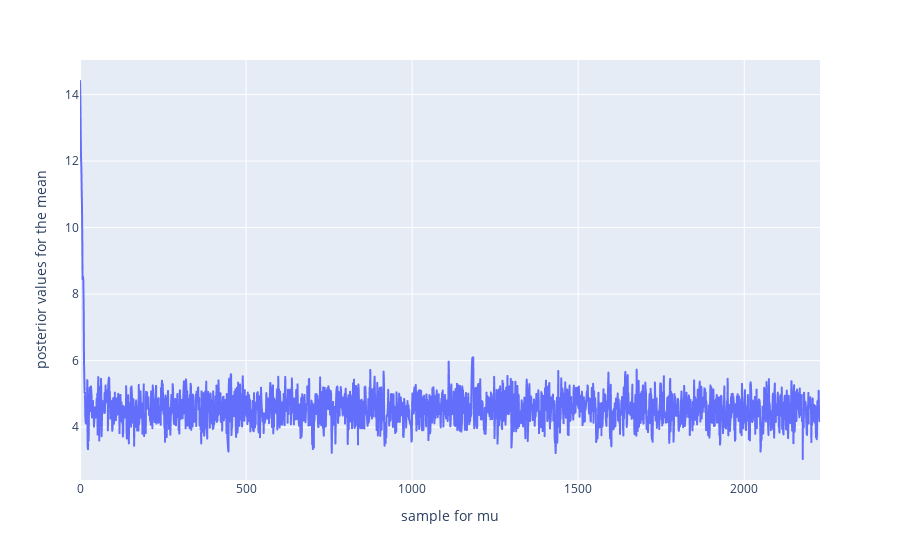

The cell this chart's notebook holds for it:
### Markdown cell above
We can now plot the chain of samples that we computed. We observe that after some iteration the chain seems to depart from the initialization and start oscillating around the a value around 5. Our MCMC chain is indeed exploring the posterior distribution space, and generates values behaving as our target posterior.

### Code cell
# plt.plot(output_samples)
# plt.xlabel('sample for mu')
# plt.ylabel('values')
# plt.show()

px.line(y=np.array(output_samples).flatten()).update_xaxes(
  title="sample for mu"
).update_yaxes(title="posterior values for the mean")
# output_samples

### Figure 1 — Plotly figure (JSON) as saved in the notebook; plotly's stock layout.template omitted (floating-point values rounded to 4 significant figures; data arrays with more than 128 entries replaced by an {"elided": "..."} marker saying what was removed)
{"data": [{"hovertemplate": "x=%{x}<br>y=%{y}<extra></extra>", "legendgroup": "", "line": {"color": "#636efa", "dash": "solid"}, "marker": {"symbol": "circle"}, "mode": "lines", "name": "", "showlegend": false, "type": "scattergl", "x": {"elided": "2229 int values"}, "xaxis": "x", "y": {"elided": "2229 float values"}, "yaxis": "y"}], "layout": {"legend": {"tracegroupgap": 0}, "margin": {"t": 60}, "xaxis": {"anchor": "y", "domain": [0, 1], "title": {"text": "sample for mu"}}, "yaxis": {"anchor": "x", "domain": [0, 1], "title": {"text": "posterior values for the mean"}}}}
